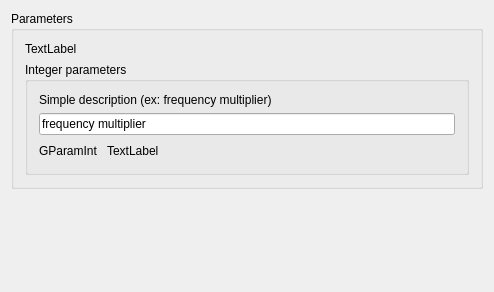
<?xml version="1.0" encoding="UTF-8"?>
<ui version="4.0">
 <class>GParametersPage</class>
 <widget class="QWizardPage" name="GParametersPage">
  <property name="geometry">
   <rect>
    <x>0</x>
    <y>0</y>
    <width>494</width>
    <height>292</height>
   </rect>
  </property>
  <property name="windowTitle">
   <string>GParametersPage</string>
  </property>
  <layout class="QVBoxLayout" name="verticalLayout">
   <item>
    <widget class="QGroupBox" name="groupBox_2">
     <property name="title">
      <string>Parameters</string>
     </property>
     <layout class="QVBoxLayout" name="verticalLayout_3">
      <item>
       <widget class="QLabel" name="pTopLabel">
        <property name="text">
         <string>TextLabel</string>
        </property>
        <property name="wordWrap">
         <bool>true</bool>
        </property>
       </widget>
      </item>
      <item>
       <widget class="QGroupBox" name="groupBox">
        <property name="title">
         <string>Integer parameters</string>
        </property>
        <layout class="QVBoxLayout" name="verticalLayout_2">
         <item>
          <widget class="QLabel" name="label_3">
           <property name="text">
            <string>Simple description (ex: frequency multiplier)</string>
           </property>
          </widget>
         </item>
         <item>
          <widget class="QLineEdit" name="lineEdit">
           <property name="text">
            <string>frequency multiplier</string>
           </property>
           <property name="placeholderText">
            <string/>
           </property>
          </widget>
         </item>
         <item>
          <layout class="QHBoxLayout" name="horizontalLayout">
           <property name="spacing">
            <number>0</number>
           </property>
           <item>
            <widget class="QLabel" name="label">
             <property name="text">
              <string>GParamInt   </string>
             </property>
            </widget>
           </item>
           <item>
            <widget class="QLabel" name="pNewIntLabel">
             <property name="text">
              <string>TextLabel</string>
             </property>
            </widget>
           </item>
           <item>
            <spacer name="horizontalSpacer_2">
             <property name="orientation">
              <enum>Qt::Horizontal</enum>
             </property>
             <property name="sizeHint" stdset="0">
              <size>
               <width>40</width>
               <height>20</height>
              </size>
             </property>
            </spacer>
           </item>
          </layout>
         </item>
        </layout>
       </widget>
      </item>
     </layout>
     <zorder>pTopLabel</zorder>
     <zorder>pTopLabel</zorder>
     <zorder>pTopLabel</zorder>
     <zorder>groupBox</zorder>
    </widget>
   </item>
   <item>
    <spacer name="verticalSpacer">
     <property name="orientation">
      <enum>Qt::Vertical</enum>
     </property>
     <property name="sizeHint" stdset="0">
      <size>
       <width>20</width>
       <height>40</height>
      </size>
     </property>
    </spacer>
   </item>
  </layout>
 </widget>
 <layoutdefault spacing="6" margin="11"/>
 <resources/>
 <connections/>
</ui>
